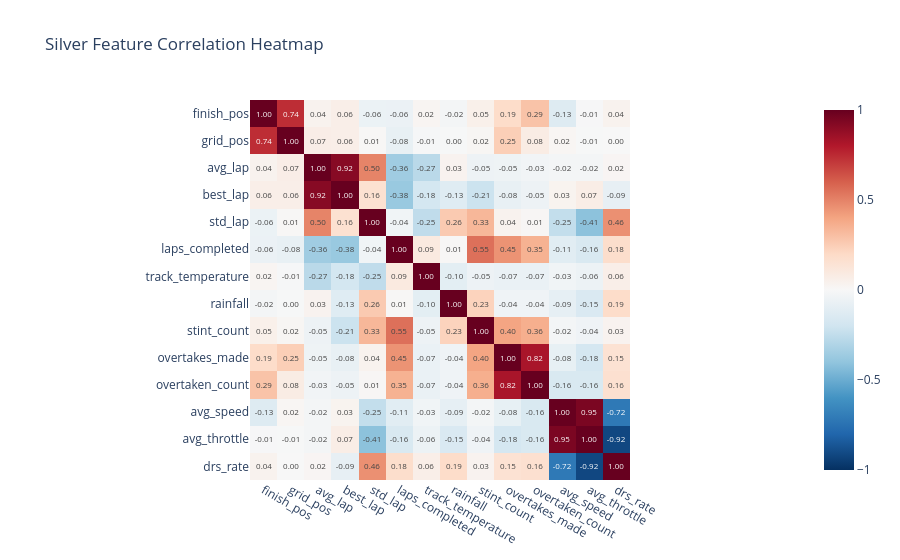

The notebook cell saved with this chart:
### Code cell
heatmap_cols = [column for column in [
    "finish_pos", "grid_pos", "avg_lap", "best_lap", "std_lap", "laps_completed",
    "track_temperature", "rainfall", "stint_count", "overtakes_made", "overtaken_count",
    "avg_speed", "avg_throttle", "drs_rate"
] if column in corr_matrix.columns]
fig = px.imshow(
    corr_matrix.loc[heatmap_cols, heatmap_cols],
    text_auto=".2f",
    color_continuous_scale="RdBu_r",
    zmin=-1,
    zmax=1,
    title="Silver Feature Correlation Heatmap",
)
fig.write_html(OUTPUT_CHARTS / "feature_correlation_heatmap.html", include_plotlyjs="cdn")
fig.show()

### Figure 1 — Plotly figure (JSON) as saved in the notebook; plotly's stock layout.template omitted (floating-point values rounded to 4 significant figures; data arrays with more than 128 entries replaced by an {"elided": "..."} marker saying what was removed)
{"data": [{"coloraxis": "coloraxis", "hovertemplate": "x: %{x}<br>y: %{y}<br>color: %{z}<extra></extra>", "name": "0", "texttemplate": "%{z:.2f}", "type": "heatmap", "x": ["finish_pos", "grid_pos", "avg_lap", "best_lap", "std_lap", "laps_completed", "track_temperature", "rainfall", "stint_count", "overtakes_made", "overtaken_count", "avg_speed", "avg_throttle", "drs_rate"], "xaxis": "x", "y": ["finish_pos", "grid_pos", "avg_lap", "best_lap", "std_lap", "laps_completed", "track_temperature", "rainfall", "stint_count", "overtakes_made", "overtaken_count", "avg_speed", "avg_throttle", "drs_rate"], "yaxis": "y", "z": {"elided": "14x14 float values"}}], "layout": {"coloraxis": {"cmax": 1, "cmin": -1, "colorscale": [[0.0, "rgb(5,48,97)"], [0.1, "rgb(33,102,172)"], [0.2, "rgb(67,147,195)"], [0.3, "rgb(146,197,222)"], [0.4, "rgb(209,229,240)"], [0.5, "rgb(247,247,247)"], [0.6, "rgb(253,219,199)"], [0.7, "rgb(244,165,130)"], [0.8, "rgb(214,96,77)"], [0.9, "rgb(178,24,43)"], [1.0, "rgb(103,0,31)"]]}, "title": {"text": "Silver Feature Correlation Heatmap"}, "xaxis": {"anchor": "y", "constrain": "domain", "domain": [0.0, 1.0], "scaleanchor": "y"}, "yaxis": {"anchor": "x", "autorange": "reversed", "constrain": "domain", "domain": [0.0, 1.0]}}}
